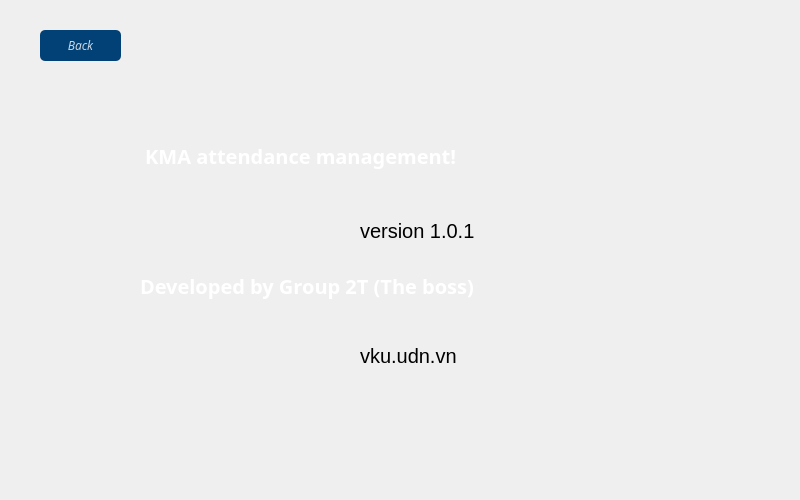
<?xml version="1.0" encoding="UTF-8"?>
<ui version="4.0">
 <class>FormThongtin</class>
 <widget class="QWidget" name="FormThongtin">
  <property name="geometry">
   <rect>
    <x>0</x>
    <y>0</y>
    <width>800</width>
    <height>500</height>
   </rect>
  </property>
  <property name="windowTitle">
   <string>Form</string>
  </property>
  <property name="styleSheet">
   <string notr="true">QPushButton#bt_back{
background-color:rgba(2,65,118,255);
color:rgba(255,255,255,200);
border-radius:5px;
}
QPushButton#bt_back:pressed{
padding-left:5px;
padding-top:5px;
background-color:rgba(2,65,118,100);
background-position:calc(100%-10px)center;
}
QPushButton#bt_back:hover{
background-color:rgba(2,65,118,200);
}</string>
  </property>
  <widget class="QLabel" name="label">
   <property name="geometry">
    <rect>
     <x>0</x>
     <y>0</y>
     <width>800</width>
     <height>500</height>
    </rect>
   </property>
   <property name="styleSheet">
    <string notr="true">background-image: url(:/backgroud/backgroud/8852.jpg_wh860.jpg);
border - radius: 5px;</string>
   </property>
   <property name="text">
    <string/>
   </property>
  </widget>
  <widget class="QLabel" name="label_2">
   <property name="geometry">
    <rect>
     <x>390</x>
     <y>160</y>
     <width>55</width>
     <height>16</height>
    </rect>
   </property>
   <property name="text">
    <string/>
   </property>
  </widget>
  <widget class="QLabel" name="label_3">
   <property name="geometry">
    <rect>
     <x>140</x>
     <y>130</y>
     <width>591</width>
     <height>51</height>
    </rect>
   </property>
   <property name="font">
    <font>
     <family>.Vn3DH</family>
     <pointsize>15</pointsize>
     <weight>75</weight>
     <italic>false</italic>
     <bold>true</bold>
    </font>
   </property>
   <property name="styleSheet">
    <string notr="true">color: rgb(255, 255, 255);</string>
   </property>
   <property name="text">
    <string> KMA attendance management!</string>
   </property>
  </widget>
  <widget class="QLabel" name="label_4">
   <property name="geometry">
    <rect>
     <x>360</x>
     <y>220</y>
     <width>161</width>
     <height>21</height>
    </rect>
   </property>
   <property name="font">
    <font>
     <pointsize>15</pointsize>
    </font>
   </property>
   <property name="text">
    <string>version 1.0.1</string>
   </property>
  </widget>
  <widget class="QLabel" name="label_5">
   <property name="geometry">
    <rect>
     <x>140</x>
     <y>270</y>
     <width>591</width>
     <height>31</height>
    </rect>
   </property>
   <property name="font">
    <font>
     <family>.Vn3DH</family>
     <pointsize>15</pointsize>
     <weight>75</weight>
     <bold>true</bold>
    </font>
   </property>
   <property name="styleSheet">
    <string notr="true">color: rgb(255, 255, 255);</string>
   </property>
   <property name="text">
    <string>Developed by Group 2T (The boss)</string>
   </property>
  </widget>
  <widget class="QLabel" name="label_6">
   <property name="geometry">
    <rect>
     <x>360</x>
     <y>340</y>
     <width>201</width>
     <height>31</height>
    </rect>
   </property>
   <property name="font">
    <font>
     <pointsize>15</pointsize>
    </font>
   </property>
   <property name="text">
    <string>vku.udn.vn</string>
   </property>
  </widget>
  <widget class="QPushButton" name="bt_back">
   <property name="geometry">
    <rect>
     <x>40</x>
     <y>30</y>
     <width>81</width>
     <height>31</height>
    </rect>
   </property>
   <property name="font">
    <font>
     <family>UVN Dzung Dakao</family>
     <italic>true</italic>
    </font>
   </property>
   <property name="text">
    <string>Back</string>
   </property>
  </widget>
 </widget>
 <resources>
  <include location="res.qrc"/>
 </resources>
 <connections/>
</ui>
